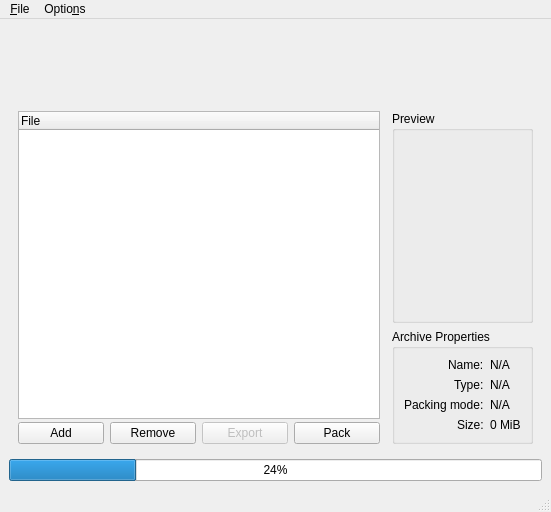
<?xml version="1.0" encoding="UTF-8"?>
<ui version="4.0">
 <class>MainWindow</class>
 <widget class="QMainWindow" name="MainWindow">
  <property name="geometry">
   <rect>
    <x>0</x>
    <y>0</y>
    <width>551</width>
    <height>512</height>
   </rect>
  </property>
  <property name="acceptDrops">
   <bool>false</bool>
  </property>
  <property name="windowTitle">
   <string notr="true">Nescient</string>
  </property>
  <property name="windowIcon">
   <iconset resource="../../../../../../andrew/Desktop/Programs/Python/Nescient/nescient/resource.qrc">
    <normaloff>:/resources/nessie.gif</normaloff>:/resources/nessie.gif</iconset>
  </property>
  <widget class="QWidget" name="centralwidget">
   <layout class="QVBoxLayout" name="verticalLayout">
    <item>
     <widget class="QLabel" name="banner">
      <property name="sizePolicy">
       <sizepolicy hsizetype="Preferred" vsizetype="Fixed">
        <horstretch>0</horstretch>
        <verstretch>0</verstretch>
       </sizepolicy>
      </property>
      <property name="minimumSize">
       <size>
        <width>0</width>
        <height>68</height>
       </size>
      </property>
      <property name="maximumSize">
       <size>
        <width>16777215</width>
        <height>68</height>
       </size>
      </property>
      <property name="text">
       <string notr="true"/>
      </property>
      <property name="pixmap">
       <pixmap resource="../../../../../../andrew/Desktop/Programs/Python/Nescient/nescient/resource.qrc">:/resources/banner.gif</pixmap>
      </property>
      <property name="alignment">
       <set>Qt::AlignHCenter|Qt::AlignTop</set>
      </property>
     </widget>
    </item>
    <item>
     <widget class="QWidget" name="mainArea" native="true">
      <layout class="QHBoxLayout" name="horizontalLayout_2">
       <item>
        <widget class="QWidget" name="leftPane" native="true">
         <layout class="QVBoxLayout" name="verticalLayout_4">
          <property name="spacing">
           <number>3</number>
          </property>
          <property name="leftMargin">
           <number>0</number>
          </property>
          <property name="topMargin">
           <number>0</number>
          </property>
          <property name="rightMargin">
           <number>0</number>
          </property>
          <property name="bottomMargin">
           <number>0</number>
          </property>
          <item>
           <widget class="QTreeWidget" name="treeWidget">
            <property name="selectionMode">
             <enum>QAbstractItemView::ExtendedSelection</enum>
            </property>
            <column>
             <property name="text">
              <string>File</string>
             </property>
            </column>
           </widget>
          </item>
          <item>
           <widget class="QWidget" name="buttons" native="true">
            <layout class="QHBoxLayout" name="horizontalLayout_3">
             <property name="leftMargin">
              <number>0</number>
             </property>
             <property name="topMargin">
              <number>0</number>
             </property>
             <property name="rightMargin">
              <number>0</number>
             </property>
             <property name="bottomMargin">
              <number>0</number>
             </property>
             <item>
              <widget class="QPushButton" name="addButton">
               <property name="text">
                <string>Add</string>
               </property>
               <property name="icon">
                <iconset theme="document-new">
                 <normaloff>.</normaloff>.</iconset>
               </property>
               <property name="flat">
                <bool>false</bool>
               </property>
              </widget>
             </item>
             <item>
              <widget class="QPushButton" name="removeButton">
               <property name="text">
                <string>Remove</string>
               </property>
               <property name="icon">
                <iconset theme="edit-delete">
                 <normaloff>.</normaloff>.</iconset>
               </property>
              </widget>
             </item>
             <item>
              <widget class="QPushButton" name="exportButton">
               <property name="enabled">
                <bool>false</bool>
               </property>
               <property name="text">
                <string>Export</string>
               </property>
               <property name="icon">
                <iconset theme="document-save">
                 <normaloff>.</normaloff>.</iconset>
               </property>
              </widget>
             </item>
             <item>
              <widget class="QPushButton" name="packButton">
               <property name="text">
                <string>Pack</string>
               </property>
               <property name="icon">
                <iconset theme="package-x-generic">
                 <normaloff>.</normaloff>.</iconset>
               </property>
              </widget>
             </item>
            </layout>
           </widget>
          </item>
         </layout>
        </widget>
       </item>
       <item>
        <widget class="QWidget" name="rightPane" native="true">
         <layout class="QVBoxLayout" name="verticalLayout_2">
          <property name="leftMargin">
           <number>6</number>
          </property>
          <property name="topMargin">
           <number>0</number>
          </property>
          <property name="rightMargin">
           <number>0</number>
          </property>
          <property name="bottomMargin">
           <number>0</number>
          </property>
          <item>
           <widget class="QGroupBox" name="previewBox">
            <property name="sizePolicy">
             <sizepolicy hsizetype="Preferred" vsizetype="Expanding">
              <horstretch>0</horstretch>
              <verstretch>1</verstretch>
             </sizepolicy>
            </property>
            <property name="title">
             <string>Preview</string>
            </property>
            <layout class="QVBoxLayout" name="verticalLayout_3">
             <item>
              <widget class="QLabel" name="filePreview">
               <property name="sizePolicy">
                <sizepolicy hsizetype="Preferred" vsizetype="Expanding">
                 <horstretch>0</horstretch>
                 <verstretch>0</verstretch>
                </sizepolicy>
               </property>
               <property name="text">
                <string/>
               </property>
               <property name="pixmap">
                <pixmap resource="../../../../../../andrew/Desktop/Programs/Python/Nescient/nescient/resource.qrc">:/resources/nessie_lock.gif</pixmap>
               </property>
               <property name="scaledContents">
                <bool>false</bool>
               </property>
               <property name="alignment">
                <set>Qt::AlignCenter</set>
               </property>
              </widget>
             </item>
             <item>
              <widget class="QLabel" name="filePreviewName">
               <property name="text">
                <string/>
               </property>
               <property name="alignment">
                <set>Qt::AlignCenter</set>
               </property>
              </widget>
             </item>
            </layout>
           </widget>
          </item>
          <item>
           <widget class="QGroupBox" name="propertyBox">
            <property name="sizePolicy">
             <sizepolicy hsizetype="Preferred" vsizetype="Preferred">
              <horstretch>0</horstretch>
              <verstretch>0</verstretch>
             </sizepolicy>
            </property>
            <property name="maximumSize">
             <size>
              <width>16777215</width>
              <height>16777215</height>
             </size>
            </property>
            <property name="title">
             <string>Archive Properties</string>
            </property>
            <property name="alignment">
             <set>Qt::AlignLeading|Qt::AlignLeft|Qt::AlignTop</set>
            </property>
            <property name="flat">
             <bool>false</bool>
            </property>
            <property name="checkable">
             <bool>false</bool>
            </property>
            <layout class="QFormLayout" name="formLayout">
             <property name="sizeConstraint">
              <enum>QLayout::SetDefaultConstraint</enum>
             </property>
             <property name="labelAlignment">
              <set>Qt::AlignRight|Qt::AlignTop|Qt::AlignTrailing</set>
             </property>
             <property name="formAlignment">
              <set>Qt::AlignLeading|Qt::AlignLeft|Qt::AlignTop</set>
             </property>
             <item row="2" column="0">
              <widget class="QLabel" name="label">
               <property name="text">
                <string>Packing mode:</string>
               </property>
              </widget>
             </item>
             <item row="2" column="1">
              <widget class="QLabel" name="packingAlg">
               <property name="text">
                <string notr="true">N/A</string>
               </property>
              </widget>
             </item>
             <item row="3" column="0">
              <widget class="QLabel" name="label_3">
               <property name="text">
                <string>Size:</string>
               </property>
              </widget>
             </item>
             <item row="3" column="1">
              <widget class="QLabel" name="fileSize">
               <property name="text">
                <string notr="true">0 MiB</string>
               </property>
               <property name="openExternalLinks">
                <bool>false</bool>
               </property>
              </widget>
             </item>
             <item row="1" column="0">
              <widget class="QLabel" name="label_7">
               <property name="text">
                <string>Type:</string>
               </property>
              </widget>
             </item>
             <item row="1" column="1">
              <widget class="QLabel" name="fileType">
               <property name="text">
                <string notr="true">N/A</string>
               </property>
              </widget>
             </item>
             <item row="0" column="0">
              <widget class="QLabel" name="label_2">
               <property name="text">
                <string>Name:</string>
               </property>
              </widget>
             </item>
             <item row="0" column="1">
              <widget class="QLabel" name="fileName">
               <property name="text">
                <string>N/A</string>
               </property>
              </widget>
             </item>
            </layout>
           </widget>
          </item>
         </layout>
        </widget>
       </item>
      </layout>
     </widget>
    </item>
    <item>
     <widget class="QProgressBar" name="progressBar">
      <property name="enabled">
       <bool>true</bool>
      </property>
      <property name="value">
       <number>24</number>
      </property>
      <property name="textVisible">
       <bool>true</bool>
      </property>
      <property name="format">
       <string notr="true">%p%</string>
      </property>
     </widget>
    </item>
   </layout>
  </widget>
  <widget class="QMenuBar" name="menubar">
   <property name="geometry">
    <rect>
     <x>0</x>
     <y>0</y>
     <width>551</width>
     <height>29</height>
    </rect>
   </property>
   <widget class="QMenu" name="menu_File">
    <property name="title">
     <string>&amp;File</string>
    </property>
    <addaction name="actionNew"/>
    <addaction name="actionOpen"/>
   </widget>
   <widget class="QMenu" name="menu_Options">
    <property name="title">
     <string>Optio&amp;ns</string>
    </property>
    <widget class="QMenu" name="menu_Default_Packing_Mode">
     <property name="title">
      <string>Default Packing Mode</string>
     </property>
    </widget>
    <addaction name="menu_Default_Packing_Mode"/>
   </widget>
   <addaction name="menu_File"/>
   <addaction name="menu_Options"/>
  </widget>
  <widget class="QStatusBar" name="statusbar"/>
  <action name="actionOpen">
   <property name="text">
    <string>&amp;Open</string>
   </property>
  </action>
  <action name="actionNew">
   <property name="text">
    <string>&amp;New</string>
   </property>
  </action>
 </widget>
 <resources>
  <include location="../../../../../../andrew/Desktop/Programs/Python/Nescient/nescient/resource.qrc"/>
 </resources>
 <connections/>
</ui>
